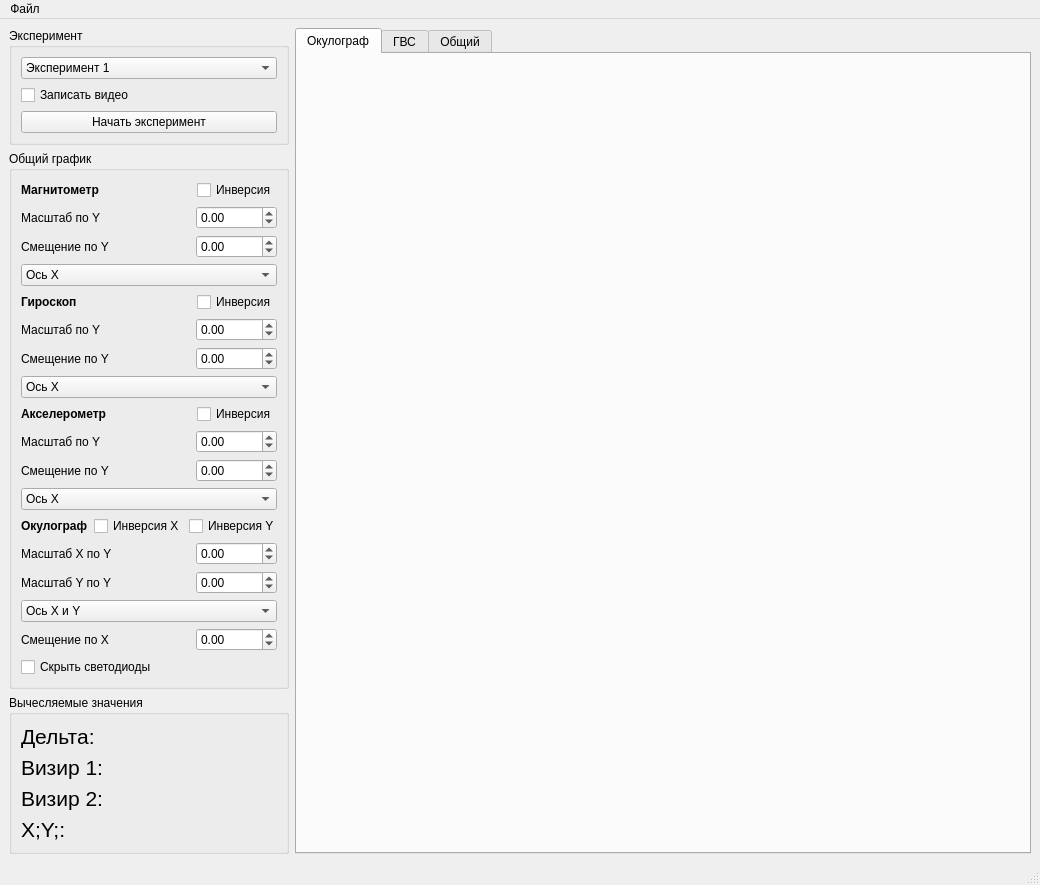
<?xml version="1.0" encoding="UTF-8"?>
<ui version="4.0">
 <class>MainWindow</class>
 <widget class="QMainWindow" name="MainWindow">
  <property name="geometry">
   <rect>
    <x>0</x>
    <y>0</y>
    <width>1040</width>
    <height>792</height>
   </rect>
  </property>
  <property name="windowTitle">
   <string>MainWindow</string>
  </property>
  <widget class="QWidget" name="centralwidget">
   <layout class="QVBoxLayout" name="verticalLayout_23">
    <item>
     <layout class="QGridLayout" name="gridLayout">
      <item row="0" column="0">
       <layout class="QVBoxLayout" name="verticalLayout_3">
        <item>
         <widget class="QGroupBox" name="groupBox">
          <property name="minimumSize">
           <size>
            <width>280</width>
            <height>0</height>
           </size>
          </property>
          <property name="maximumSize">
           <size>
            <width>110</width>
            <height>16777215</height>
           </size>
          </property>
          <property name="title">
           <string>Эксперимент</string>
          </property>
          <layout class="QVBoxLayout" name="verticalLayout_4">
           <item>
            <widget class="QComboBox" name="experement_number_combobox">
             <item>
              <property name="text">
               <string>Эксперимент 1</string>
              </property>
             </item>
             <item>
              <property name="text">
               <string>Эксперимент 2</string>
              </property>
             </item>
             <item>
              <property name="text">
               <string>Эксперимент 3</string>
              </property>
             </item>
            </widget>
           </item>
           <item>
            <widget class="QCheckBox" name="recording_checkbox">
             <property name="text">
              <string>Записать видео</string>
             </property>
            </widget>
           </item>
           <item>
            <widget class="QPushButton" name="start_experiment_button">
             <property name="text">
              <string>Начать эксперимент</string>
             </property>
            </widget>
           </item>
          </layout>
         </widget>
        </item>
        <item>
         <widget class="QGroupBox" name="groupBox_2">
          <property name="maximumSize">
           <size>
            <width>280</width>
            <height>16777215</height>
           </size>
          </property>
          <property name="title">
           <string>Общий график</string>
          </property>
          <layout class="QVBoxLayout" name="verticalLayout_20">
           <item>
            <layout class="QVBoxLayout" name="verticalLayout_5">
             <item>
              <layout class="QHBoxLayout" name="horizontalLayout_2">
               <item>
                <widget class="QLabel" name="label">
                 <property name="font">
                  <font>
                   <weight>75</weight>
                   <bold>true</bold>
                  </font>
                 </property>
                 <property name="text">
                  <string>Магнитометр</string>
                 </property>
                </widget>
               </item>
               <item>
                <spacer name="horizontalSpacer">
                 <property name="orientation">
                  <enum>Qt::Horizontal</enum>
                 </property>
                 <property name="sizeHint" stdset="0">
                  <size>
                   <width>40</width>
                   <height>20</height>
                  </size>
                 </property>
                </spacer>
               </item>
               <item>
                <widget class="QCheckBox" name="inverse_magnetometer">
                 <property name="text">
                  <string>Инверсия</string>
                 </property>
                </widget>
               </item>
              </layout>
             </item>
             <item>
              <layout class="QHBoxLayout" name="horizontalLayout_3">
               <item>
                <widget class="QLabel" name="label_15">
                 <property name="font">
                  <font>
                   <weight>50</weight>
                   <bold>false</bold>
                  </font>
                 </property>
                 <property name="text">
                  <string>Масштаб по Y</string>
                 </property>
                </widget>
               </item>
               <item>
                <spacer name="spacer_2">
                 <property name="orientation">
                  <enum>Qt::Horizontal</enum>
                 </property>
                 <property name="sizeHint" stdset="0">
                  <size>
                   <width>40</width>
                   <height>20</height>
                  </size>
                 </property>
                </spacer>
               </item>
               <item>
                <widget class="QDoubleSpinBox" name="scale_magnitometer_y">
                 <property name="minimum">
                  <double>-10000.000000000000000</double>
                 </property>
                 <property name="maximum">
                  <double>10000.000000000000000</double>
                 </property>
                 <property name="singleStep">
                  <double>0.010000000000000</double>
                 </property>
                </widget>
               </item>
              </layout>
             </item>
             <item>
              <layout class="QHBoxLayout" name="horizontalLayout_17">
               <item>
                <widget class="QLabel" name="label_29">
                 <property name="font">
                  <font>
                   <weight>50</weight>
                   <bold>false</bold>
                  </font>
                 </property>
                 <property name="text">
                  <string>Смещение по Y</string>
                 </property>
                </widget>
               </item>
               <item>
                <spacer name="horizontalSpacer_16">
                 <property name="orientation">
                  <enum>Qt::Horizontal</enum>
                 </property>
                 <property name="sizeHint" stdset="0">
                  <size>
                   <width>40</width>
                   <height>20</height>
                  </size>
                 </property>
                </spacer>
               </item>
               <item>
                <widget class="QDoubleSpinBox" name="move_magnitometer_y">
                 <property name="minimum">
                  <double>-10000.000000000000000</double>
                 </property>
                 <property name="maximum">
                  <double>10000.000000000000000</double>
                 </property>
                 <property name="singleStep">
                  <double>0.010000000000000</double>
                 </property>
                </widget>
               </item>
              </layout>
             </item>
             <item>
              <widget class="QComboBox" name="select_magnitometer_axis">
               <item>
                <property name="text">
                 <string>Ось X</string>
                </property>
               </item>
               <item>
                <property name="text">
                 <string>Ось Y</string>
                </property>
               </item>
               <item>
                <property name="text">
                 <string>Ось Z</string>
                </property>
               </item>
              </widget>
             </item>
            </layout>
           </item>
           <item>
            <layout class="QVBoxLayout" name="verticalLayout_18">
             <item>
              <layout class="QHBoxLayout" name="horizontalLayout_4">
               <item>
                <widget class="QLabel" name="label_16">
                 <property name="font">
                  <font>
                   <weight>75</weight>
                   <bold>true</bold>
                  </font>
                 </property>
                 <property name="text">
                  <string>Гироскоп</string>
                 </property>
                </widget>
               </item>
               <item>
                <spacer name="horizontalSpacer_3">
                 <property name="orientation">
                  <enum>Qt::Horizontal</enum>
                 </property>
                 <property name="sizeHint" stdset="0">
                  <size>
                   <width>40</width>
                   <height>20</height>
                  </size>
                 </property>
                </spacer>
               </item>
               <item>
                <widget class="QCheckBox" name="inverse_gyroscope">
                 <property name="text">
                  <string>Инверсия</string>
                 </property>
                </widget>
               </item>
              </layout>
             </item>
             <item>
              <layout class="QHBoxLayout" name="horizontalLayout_5">
               <item>
                <widget class="QLabel" name="label_17">
                 <property name="font">
                  <font>
                   <weight>50</weight>
                   <bold>false</bold>
                  </font>
                 </property>
                 <property name="text">
                  <string>Масштаб по Y</string>
                 </property>
                </widget>
               </item>
               <item>
                <spacer name="horizontalSpacer_4">
                 <property name="orientation">
                  <enum>Qt::Horizontal</enum>
                 </property>
                 <property name="sizeHint" stdset="0">
                  <size>
                   <width>40</width>
                   <height>20</height>
                  </size>
                 </property>
                </spacer>
               </item>
               <item>
                <widget class="QDoubleSpinBox" name="scale_gyroscope_y">
                 <property name="minimum">
                  <double>-10000.000000000000000</double>
                 </property>
                 <property name="maximum">
                  <double>10000.000000000000000</double>
                 </property>
                 <property name="singleStep">
                  <double>0.010000000000000</double>
                 </property>
                </widget>
               </item>
              </layout>
             </item>
             <item>
              <layout class="QHBoxLayout" name="horizontalLayout_16">
               <item>
                <widget class="QLabel" name="label_28">
                 <property name="font">
                  <font>
                   <weight>50</weight>
                   <bold>false</bold>
                  </font>
                 </property>
                 <property name="text">
                  <string>Смещение по Y</string>
                 </property>
                </widget>
               </item>
               <item>
                <spacer name="horizontalSpacer_15">
                 <property name="orientation">
                  <enum>Qt::Horizontal</enum>
                 </property>
                 <property name="sizeHint" stdset="0">
                  <size>
                   <width>40</width>
                   <height>20</height>
                  </size>
                 </property>
                </spacer>
               </item>
               <item>
                <widget class="QDoubleSpinBox" name="move_gyroscope_y">
                 <property name="minimum">
                  <double>-10000.000000000000000</double>
                 </property>
                 <property name="maximum">
                  <double>10000.000000000000000</double>
                 </property>
                 <property name="singleStep">
                  <double>0.010000000000000</double>
                 </property>
                </widget>
               </item>
              </layout>
             </item>
             <item>
              <widget class="QComboBox" name="select_gyroscope_axis">
               <item>
                <property name="text">
                 <string>Ось X</string>
                </property>
               </item>
               <item>
                <property name="text">
                 <string>Ось Y</string>
                </property>
               </item>
               <item>
                <property name="text">
                 <string>Ось Z</string>
                </property>
               </item>
              </widget>
             </item>
            </layout>
           </item>
           <item>
            <layout class="QVBoxLayout" name="verticalLayout_19">
             <item>
              <layout class="QHBoxLayout" name="horizontalLayout_6">
               <item>
                <widget class="QLabel" name="label_18">
                 <property name="font">
                  <font>
                   <weight>75</weight>
                   <bold>true</bold>
                  </font>
                 </property>
                 <property name="text">
                  <string>Акселерометр</string>
                 </property>
                </widget>
               </item>
               <item>
                <spacer name="horizontalSpacer_5">
                 <property name="orientation">
                  <enum>Qt::Horizontal</enum>
                 </property>
                 <property name="sizeHint" stdset="0">
                  <size>
                   <width>40</width>
                   <height>20</height>
                  </size>
                 </property>
                </spacer>
               </item>
               <item>
                <widget class="QCheckBox" name="inverse_accelerometer">
                 <property name="text">
                  <string>Инверсия</string>
                 </property>
                </widget>
               </item>
              </layout>
             </item>
             <item>
              <layout class="QHBoxLayout" name="horizontalLayout_7">
               <item>
                <widget class="QLabel" name="label_19">
                 <property name="font">
                  <font>
                   <weight>50</weight>
                   <bold>false</bold>
                  </font>
                 </property>
                 <property name="text">
                  <string>Масштаб по Y</string>
                 </property>
                </widget>
               </item>
               <item>
                <spacer name="horizontalSpacer_6">
                 <property name="orientation">
                  <enum>Qt::Horizontal</enum>
                 </property>
                 <property name="sizeHint" stdset="0">
                  <size>
                   <width>40</width>
                   <height>20</height>
                  </size>
                 </property>
                </spacer>
               </item>
               <item>
                <widget class="QDoubleSpinBox" name="scale_accelerometer_y">
                 <property name="minimum">
                  <double>-10000.000000000000000</double>
                 </property>
                 <property name="maximum">
                  <double>10000.000000000000000</double>
                 </property>
                 <property name="singleStep">
                  <double>0.010000000000000</double>
                 </property>
                </widget>
               </item>
              </layout>
             </item>
             <item>
              <layout class="QHBoxLayout" name="horizontalLayout_12">
               <item>
                <widget class="QLabel" name="label_24">
                 <property name="font">
                  <font>
                   <weight>50</weight>
                   <bold>false</bold>
                  </font>
                 </property>
                 <property name="text">
                  <string>Смещение по Y</string>
                 </property>
                </widget>
               </item>
               <item>
                <spacer name="horizontalSpacer_11">
                 <property name="orientation">
                  <enum>Qt::Horizontal</enum>
                 </property>
                 <property name="sizeHint" stdset="0">
                  <size>
                   <width>40</width>
                   <height>20</height>
                  </size>
                 </property>
                </spacer>
               </item>
               <item>
                <widget class="QDoubleSpinBox" name="move_accelerometer_y">
                 <property name="minimum">
                  <double>-10000.000000000000000</double>
                 </property>
                 <property name="maximum">
                  <double>10000.000000000000000</double>
                 </property>
                 <property name="singleStep">
                  <double>0.010000000000000</double>
                 </property>
                </widget>
               </item>
              </layout>
             </item>
             <item>
              <widget class="QComboBox" name="select_accelerometer_axis">
               <item>
                <property name="text">
                 <string>Ось X</string>
                </property>
               </item>
               <item>
                <property name="text">
                 <string>Ось Y</string>
                </property>
               </item>
               <item>
                <property name="text">
                 <string>Ось Z</string>
                </property>
               </item>
              </widget>
             </item>
            </layout>
           </item>
           <item>
            <layout class="QVBoxLayout" name="verticalLayout_21">
             <item>
              <layout class="QHBoxLayout" name="horizontalLayout_8">
               <item>
                <widget class="QLabel" name="label_20">
                 <property name="font">
                  <font>
                   <weight>75</weight>
                   <bold>true</bold>
                  </font>
                 </property>
                 <property name="text">
                  <string>Окулограф</string>
                 </property>
                </widget>
               </item>
               <item>
                <spacer name="horizontalSpacer_7">
                 <property name="orientation">
                  <enum>Qt::Horizontal</enum>
                 </property>
                 <property name="sizeHint" stdset="0">
                  <size>
                   <width>40</width>
                   <height>20</height>
                  </size>
                 </property>
                </spacer>
               </item>
               <item>
                <widget class="QCheckBox" name="inverse_oculograph_x">
                 <property name="text">
                  <string>Инверсия X</string>
                 </property>
                </widget>
               </item>
               <item>
                <widget class="QCheckBox" name="inverse_oculograph_y">
                 <property name="text">
                  <string>Инверсия Y</string>
                 </property>
                </widget>
               </item>
              </layout>
             </item>
             <item>
              <layout class="QHBoxLayout" name="horizontalLayout_9">
               <item>
                <widget class="QLabel" name="label_21">
                 <property name="font">
                  <font>
                   <weight>50</weight>
                   <bold>false</bold>
                  </font>
                 </property>
                 <property name="text">
                  <string>Масштаб X по Y</string>
                 </property>
                </widget>
               </item>
               <item>
                <spacer name="spacer">
                 <property name="orientation">
                  <enum>Qt::Horizontal</enum>
                 </property>
                 <property name="sizeHint" stdset="0">
                  <size>
                   <width>40</width>
                   <height>20</height>
                  </size>
                 </property>
                </spacer>
               </item>
               <item>
                <widget class="QDoubleSpinBox" name="scale_oculograph_x_y">
                 <property name="minimum">
                  <double>-10000.000000000000000</double>
                 </property>
                 <property name="maximum">
                  <double>10000.000000000000000</double>
                 </property>
                 <property name="singleStep">
                  <double>0.010000000000000</double>
                 </property>
                </widget>
               </item>
              </layout>
             </item>
             <item>
              <layout class="QHBoxLayout" name="horizontalLayout_10">
               <item>
                <widget class="QLabel" name="label_22">
                 <property name="font">
                  <font>
                   <weight>50</weight>
                   <bold>false</bold>
                  </font>
                 </property>
                 <property name="text">
                  <string>Масштаб Y по Y</string>
                 </property>
                </widget>
               </item>
               <item>
                <spacer name="horizontalSpacer_9">
                 <property name="orientation">
                  <enum>Qt::Horizontal</enum>
                 </property>
                 <property name="sizeHint" stdset="0">
                  <size>
                   <width>40</width>
                   <height>20</height>
                  </size>
                 </property>
                </spacer>
               </item>
               <item>
                <widget class="QDoubleSpinBox" name="scale_oculograph_y_y">
                 <property name="minimum">
                  <double>-10000.000000000000000</double>
                 </property>
                 <property name="maximum">
                  <double>10000.000000000000000</double>
                 </property>
                 <property name="singleStep">
                  <double>0.010000000000000</double>
                 </property>
                </widget>
               </item>
              </layout>
             </item>
             <item>
              <widget class="QComboBox" name="select_oculograph_axis">
               <item>
                <property name="text">
                 <string>Ось X и Y</string>
                </property>
               </item>
               <item>
                <property name="text">
                 <string>Ось X</string>
                </property>
               </item>
               <item>
                <property name="text">
                 <string>Ось Y</string>
                </property>
               </item>
              </widget>
             </item>
             <item>
              <layout class="QHBoxLayout" name="horizontalLayout_11">
               <item>
                <widget class="QLabel" name="label_23">
                 <property name="font">
                  <font>
                   <weight>50</weight>
                   <bold>false</bold>
                  </font>
                 </property>
                 <property name="text">
                  <string>Смещение по X</string>
                 </property>
                </widget>
               </item>
               <item>
                <spacer name="horizontalSpacer_10">
                 <property name="orientation">
                  <enum>Qt::Horizontal</enum>
                 </property>
                 <property name="sizeHint" stdset="0">
                  <size>
                   <width>40</width>
                   <height>20</height>
                  </size>
                 </property>
                </spacer>
               </item>
               <item>
                <widget class="QDoubleSpinBox" name="move_oculograph_x">
                 <property name="minimum">
                  <double>-10000.000000000000000</double>
                 </property>
                 <property name="maximum">
                  <double>10000.000000000000000</double>
                 </property>
                 <property name="singleStep">
                  <double>0.000001000000000</double>
                 </property>
                </widget>
               </item>
              </layout>
             </item>
            </layout>
           </item>
           <item>
            <widget class="QCheckBox" name="hidden_leds">
             <property name="text">
              <string>Скрыть светодиоды</string>
             </property>
            </widget>
           </item>
          </layout>
         </widget>
        </item>
        <item>
         <spacer name="verticalSpacer">
          <property name="orientation">
           <enum>Qt::Vertical</enum>
          </property>
          <property name="sizeHint" stdset="0">
           <size>
            <width>20</width>
            <height>40</height>
           </size>
          </property>
         </spacer>
        </item>
        <item>
         <widget class="QGroupBox" name="groupBox_3">
          <property name="minimumSize">
           <size>
            <width>280</width>
            <height>0</height>
           </size>
          </property>
          <property name="maximumSize">
           <size>
            <width>280</width>
            <height>16777215</height>
           </size>
          </property>
          <property name="title">
           <string>Вычесляемые значения</string>
          </property>
          <layout class="QVBoxLayout" name="verticalLayout">
           <item>
            <widget class="QLabel" name="delta">
             <property name="font">
              <font>
               <pointsize>16</pointsize>
              </font>
             </property>
             <property name="text">
              <string>Дельта:</string>
             </property>
            </widget>
           </item>
           <item>
            <widget class="QLabel" name="delta_2">
             <property name="font">
              <font>
               <pointsize>16</pointsize>
              </font>
             </property>
             <property name="text">
              <string>Визир 1:</string>
             </property>
            </widget>
           </item>
           <item>
            <widget class="QLabel" name="delta_3">
             <property name="font">
              <font>
               <pointsize>16</pointsize>
              </font>
             </property>
             <property name="text">
              <string>Визир 2:</string>
             </property>
            </widget>
           </item>
           <item>
            <widget class="QLabel" name="delta_4">
             <property name="font">
              <font>
               <pointsize>16</pointsize>
              </font>
             </property>
             <property name="text">
              <string>X;Y;:</string>
             </property>
            </widget>
           </item>
          </layout>
         </widget>
        </item>
       </layout>
      </item>
      <item row="0" column="1">
       <widget class="QTabWidget" name="tabWidget">
        <property name="currentIndex">
         <number>0</number>
        </property>
        <widget class="QWidget" name="tab">
         <attribute name="title">
          <string>Окулограф</string>
         </attribute>
         <layout class="QHBoxLayout" name="horizontalLayout_19">
          <property name="spacing">
           <number>0</number>
          </property>
          <property name="leftMargin">
           <number>0</number>
          </property>
          <property name="topMargin">
           <number>0</number>
          </property>
          <property name="rightMargin">
           <number>0</number>
          </property>
          <property name="bottomMargin">
           <number>0</number>
          </property>
          <item>
           <widget class="GraphicsLayoutWidget" name="oculograph_graph" native="true"/>
          </item>
         </layout>
        </widget>
        <widget class="QWidget" name="tab_2">
         <attribute name="title">
          <string>ГВС</string>
         </attribute>
         <layout class="QHBoxLayout" name="horizontalLayout_18">
          <property name="spacing">
           <number>0</number>
          </property>
          <property name="leftMargin">
           <number>0</number>
          </property>
          <property name="topMargin">
           <number>0</number>
          </property>
          <property name="rightMargin">
           <number>0</number>
          </property>
          <property name="bottomMargin">
           <number>0</number>
          </property>
          <item>
           <widget class="GraphicsLayoutWidget" name="gvs_graph" native="true"/>
          </item>
         </layout>
        </widget>
        <widget class="QWidget" name="tab_3">
         <attribute name="title">
          <string>Общий</string>
         </attribute>
         <layout class="QHBoxLayout" name="horizontalLayout">
          <property name="spacing">
           <number>0</number>
          </property>
          <property name="leftMargin">
           <number>0</number>
          </property>
          <property name="topMargin">
           <number>0</number>
          </property>
          <property name="rightMargin">
           <number>0</number>
          </property>
          <property name="bottomMargin">
           <number>0</number>
          </property>
          <item>
           <layout class="QGridLayout" name="gridLayout_2" rowstretch="5,1" columnstretch="1">
            <property name="spacing">
             <number>0</number>
            </property>
            <item row="0" column="0">
             <widget class="PlotWidget" name="general_graph" native="true"/>
            </item>
            <item row="1" column="0">
             <widget class="PlotWidget" name="general_scale_graph" native="true"/>
            </item>
           </layout>
          </item>
         </layout>
        </widget>
       </widget>
      </item>
     </layout>
    </item>
   </layout>
  </widget>
  <widget class="QMenuBar" name="menubar">
   <property name="geometry">
    <rect>
     <x>0</x>
     <y>0</y>
     <width>1040</width>
     <height>21</height>
    </rect>
   </property>
   <widget class="QMenu" name="menu">
    <property name="title">
     <string>Файл</string>
    </property>
    <addaction name="open_gvs_dump_button"/>
    <addaction name="open_oculograph_dump_button"/>
    <addaction name="separator"/>
    <addaction name="exit_button"/>
   </widget>
   <addaction name="menu"/>
  </widget>
  <widget class="QStatusBar" name="statusbar"/>
  <action name="open_gvs_dump_button">
   <property name="text">
    <string>Открыть дамп ГВС</string>
   </property>
  </action>
  <action name="open_oculograph_dump_button">
   <property name="text">
    <string>Открыть дамп окулогрофа</string>
   </property>
  </action>
  <action name="exit_button">
   <property name="text">
    <string>Выход</string>
   </property>
  </action>
 </widget>
 <customwidgets>
  <customwidget>
   <class>GraphicsLayoutWidget</class>
   <extends>QWidget</extends>
   <header location="global">pyqtgraph</header>
   <container>1</container>
  </customwidget>
  <customwidget>
   <class>PlotWidget</class>
   <extends>QWidget</extends>
   <header location="global">pyqtgraph</header>
   <container>1</container>
  </customwidget>
 </customwidgets>
 <resources/>
 <connections/>
</ui>
